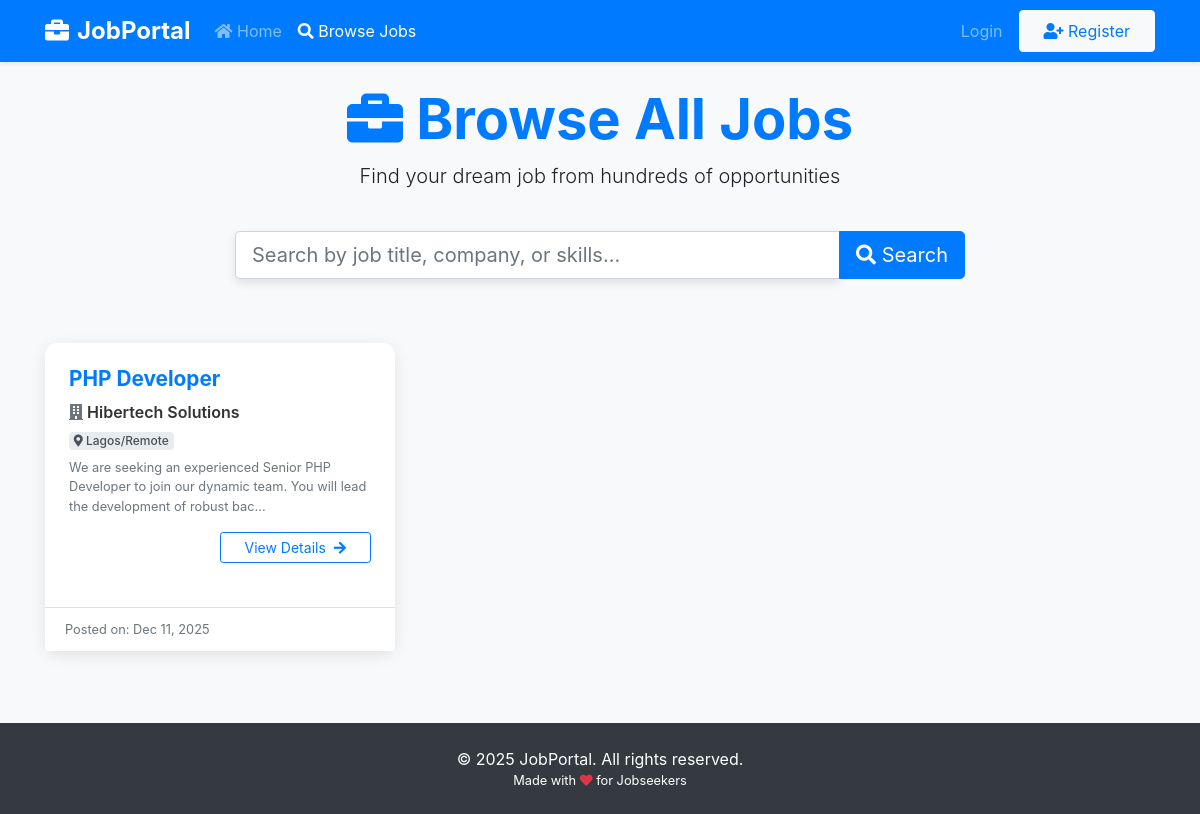
/jobs.php, run on the app's committed database.
### tables this page shows
CREATE TABLE IF NOT EXISTS `jobs` (
  `id` int NOT NULL AUTO_INCREMENT,
  `title` varchar(100) NOT NULL,
  `company` varchar(100) NOT NULL,
  `location` varchar(100) NOT NULL,
  `description` text NOT NULL,
  `created_at` timestamp NULL DEFAULT CURRENT_TIMESTAMP,
  `salary` varchar(50) DEFAULT 'Not disclosed',
  `type` varchar(50) DEFAULT 'Full-time',
  `experience_level` varchar(50) DEFAULT 'Not specified',
  PRIMARY KEY (`id`)
);

### jobs.php (the view, shortened to what this page needs)
<?php include 'includes/user-navbar.php'; ?>
<!DOCTYPE html>
<html lang="en">
<head>
    <link rel="stylesheet" href="https://stackpath.bootstrapcdn.com/bootstrap/4.5.2/css/bootstrap.min.css">
    <link rel="stylesheet" href="https://cdnjs.cloudflare.com/ajax/libs/font-awesome/5.15.4/css/all.min.css">
    <link rel="stylesheet" href="assets/css/style.css">
</head>
<body class="bg-light">
<div class="container mt-4">
    <div class="row mb-4">
        <div class="col-12 text-center">
            <h1 class="display-4 font-weight-bold text-primary">
                <i class="fas fa-briefcase"></i> Browse All Jobs
            </h1>
            <p class="lead">Find your dream job from hundreds of opportunities</p>
        </div>
    </div>
    <div class="row mb-5">
        <div class="col-lg-8 mx-auto">
            <form method="GET" action="jobs.php">
                <div class="input-group input-group-lg">
                    <input type="text" name="search" class="form-control search-box"
                           placeholder="Search by job title, company, or skills..."
                           value="<?php echo isset($_GET['search']) ? htmlspecialchars($_GET['search']) : ''; ?>">
                    <div class="input-group-append">
                        <button class="btn btn-primary" type="submit">
                            <i class="fas fa-search"></i> Search
                        </button>
                    </div>
                </div>
            </form>
        </div>
    </div>
    <div class="row">
        <?php
        $sql = "SELECT * FROM jobs WHERE 1=1";
        $sql .= " ORDER BY created_at DESC";
        $stmt = $conn->prepare($sql);
        $stmt->execute();
        $result = $stmt->get_result();
        if ($result->num_rows > 0):
            while ($job = $result->fetch_assoc()):
        ?>
                <div class="col-lg-6 col-xl-4 mb-4">
                    <div class="card job-card h-100">
                        <div class="card-body p-4">
                            <h5 class="job-title"><?php echo htmlspecialchars($job['title']); ?></h5>
                            <p class="company-name mb-2">
                                <i class="fas fa-building text-muted"></i> <?php echo htmlspecialchars($job['company']); ?>
                            </p>
                            <p class="mb-2">
                                <span class="badge badge-location">
                                    <i class="fas fa-map-marker-alt"></i> <?php echo htmlspecialchars($job['location']); ?>
                                </span>
                            </p>
                            <p class="text-muted small">
                                <?php echo substr(htmlspecialchars($job['description']), 0, 120); ?>...
                            </p>
                            <div class="text-right">
                                <a href="job-details.php?id=<?php echo $job['id']; ?>"
                                   class="btn btn-outline-primary btn-sm px-4">
                                    View Details <i class="fas fa-arrow-right ml-1"></i>
                                </a>
                            </div>
                        </div>
                        <div class="card-footer bg-white text-muted small">
                            Posted on: <?php echo date("M j, Y", strtotime($job['created_at'])); ?>
                        </div>
                    </div>
                </div>
        <?php
            endwhile;
        endif;
        ?>
    </div>
</div>
<?php include 'includes/footer.php'; ?>
</body>
</html>

### assets/css/style.css (style rules this page uses)
.card { border: none; border-radius: 10px; }
.btn-primary { background-color: #007bff; border-color: #007bff; }

### jobs.php (style rules this page uses)
.job-card { border: none; border-radius: 12px; box-shadow: 0 4px 15px rgba(0,0,0,0.1); transition: all 0.3s ease; margin-bottom: 20px; }
.job-title { color: #007bff; font-weight: bold; font-size: 1.3rem; }
.company-name { font-weight: 600; color: #333; }
.badge-location { background: #e9ecef; color: #495057; font-weight: 500; }
.search-box { border-radius: 50px; padding: 12px 25px; box-shadow: 0 4px 10px rgba(0,0,0,0.1); }

### data on the page
jobs: title "PHP Developer", company "Hibertech Solutions", location "Lagos/Remote", description "We are seeking an experienced Senior PHP Developer to join our dynamic team. You will lead the development of robust bac", created_at "Dec 11, 2025"
